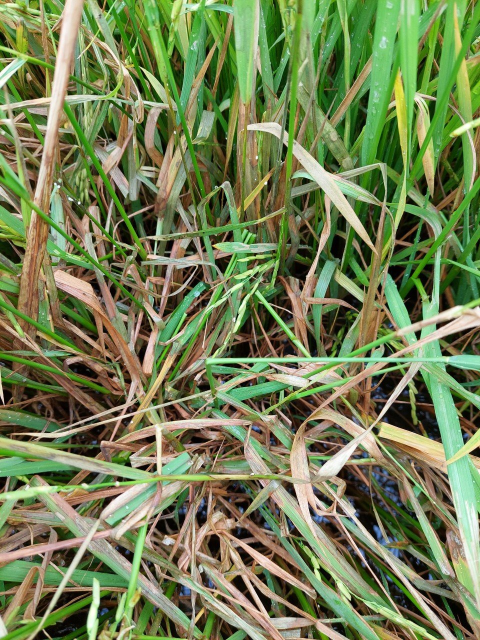
#> input picture z2648948017243_2dfcd179fd2b304982d6039f1201238a.jpg, 960 x 1280 px, found by its file name (shown at 1/2 size)
$ jupyter execute --allow-errors handbook.ipynb   (shell and % lines are left out)
#> lines starting #> are read from the running program, lines starting #| are printed output that depends on the picture
<a href="https://colab.research.google.com/github/huongd17at089/rice_diseases_detection/blob/master/handbook.ipynb" target="_parent"></a>

[cell 1]
import os
import numpy as np
import cv2
path = "data/rn"

[cell 2]
imgs = []

[cell 3]
img = cv2.imread("/content/data/z2648948017243_2dfcd179fd2b304982d6039f1201238a.jpg")
#> img is the input picture: shape (1280, 960, 3); mean B, G, R 84.7, 128.4, 115.5
img = cv2.resize(img,(225,225))
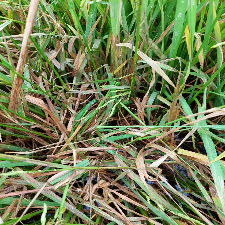
#> img: shape (225, 225, 3); mean B, G, R 84.7, 128.5, 115.5
# arr = np.array(img)
imgs.append([img,"label"])
# arr = np.array(imgs)

[cell 4]
img = cv2.imread("/content/data/z2648948017243_2dfcd179fd2b304982d6039f1201238a.jpg")
img = cv2.resize(img,(225,225))
# arr = np.array(img)
imgs.append([img,"label2"])
#> (the rest of this cell did not finish here and is left out)

#> (a cell that did not finish here is left out)

[cell 6]
import matplotlib.pyplot as plt

#> (the rest of this cell did not finish here and is left out)

[cell 7]
size = 4
data = np.arange(size * size).reshape((size, size))

# Limits for the extent
x_start = 3.0
x_end = 9.0
y_start = 6.0
y_end = 12.0

extent = [x_start, x_end, y_start, y_end]

# The normal figure
fig = plt.figure(figsize=(16, 12))
ax = fig.add_subplot(111)
im = ax.imshow(data, extent=extent, origin='lower', interpolation='None', cmap='viridis')

# Add the text
jump_x = (x_end - x_start) / (2.0 * size)
jump_y = (y_end - y_start) / (2.0 * size)
x_positions = np.linspace(start=x_start, stop=x_end, num=size, endpoint=False)
y_positions = np.linspace(start=y_start, stop=y_end, num=size, endpoint=False)

for y_index, y in enumerate(y_positions):
    for x_index, x in enumerate(x_positions):
        label = data[y_index, x_index]
        text_x = x + jump_x
        text_y = y + jump_y
        ax.text(text_x, text_y, label, color='black', ha='center', va='center')

fig.colorbar(im)
plt.show()
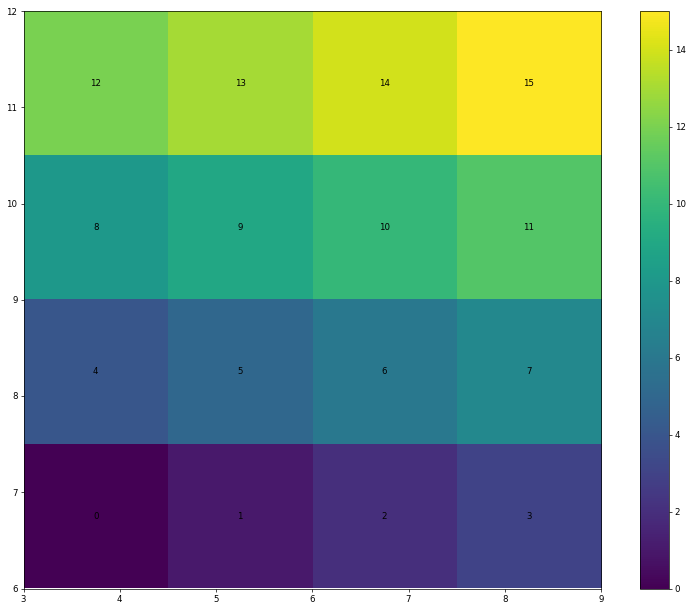
#> figure drawn by matplotlib, 2 panels

[cell 8]
import numpy as np

def rgb2hex(r, g, b):
    return '#%02x%02x%02x' % (r, g, b)

vfunc = np.vectorize(rgb2hex)

a = (np.random.uniform(0,1,(10,5,5,3))*255).astype(int)

c = vfunc(a[:,:,:,0], a[:,:,:,1], a[:,:,:,2])

$ run again, with RẦY NÂU/z2648993063669_f93f8a6508e09347d1e0ed175b0b3535.jpg copied over z2648948017243_2dfcd179fd2b304982d6039f1201238a.jpg
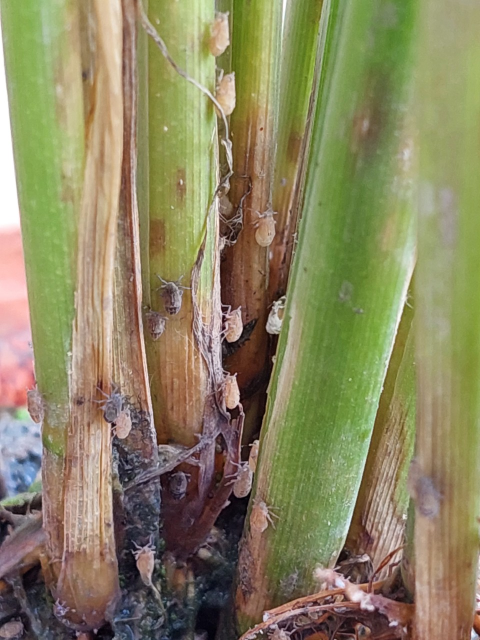
#> input picture RẦY NÂU/z2648993063669_f93f8a6508e09347d1e0ed175b0b3535.jpg, 960 x 1280 px, found by its file name (shown at 1/2 size)
#> img is the input picture: shape (1280, 960, 3); mean B, G, R 97.1, 132.3, 138.2
#> `img = cv2.resize(img,(225,225))`:
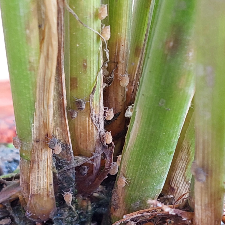
#> img: shape (225, 225, 3); mean B, G, R 97, 132.3, 138.1

$ run again, with RẦY NÂU/z2648993065079_d11209dc65c77a22b7df4d13e2a5bc1e.jpg copied over z2648948017243_2dfcd179fd2b304982d6039f1201238a.jpg
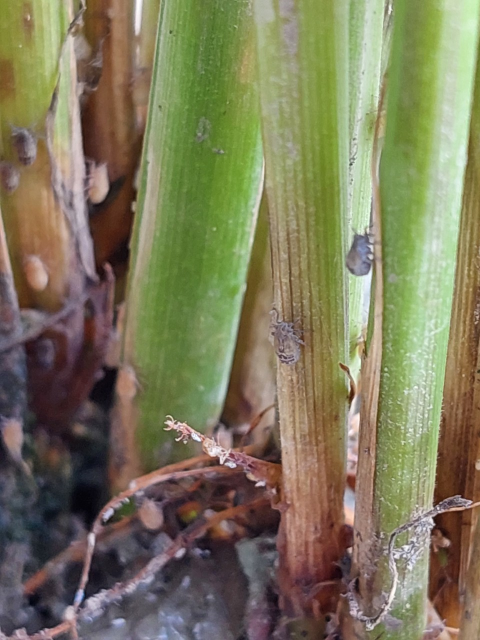
#> input picture RẦY NÂU/z2648993065079_d11209dc65c77a22b7df4d13e2a5bc1e.jpg, 960 x 1280 px, found by its file name (shown at 1/2 size)
#> img is the input picture: shape (1280, 960, 3); mean B, G, R 91.5, 121.1, 125.2
#> `img = cv2.resize(img,(225,225))`:
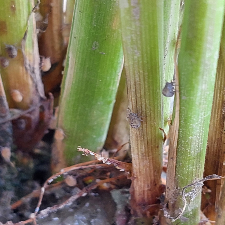
#> img: shape (225, 225, 3); mean B, G, R 91.4, 121, 125
